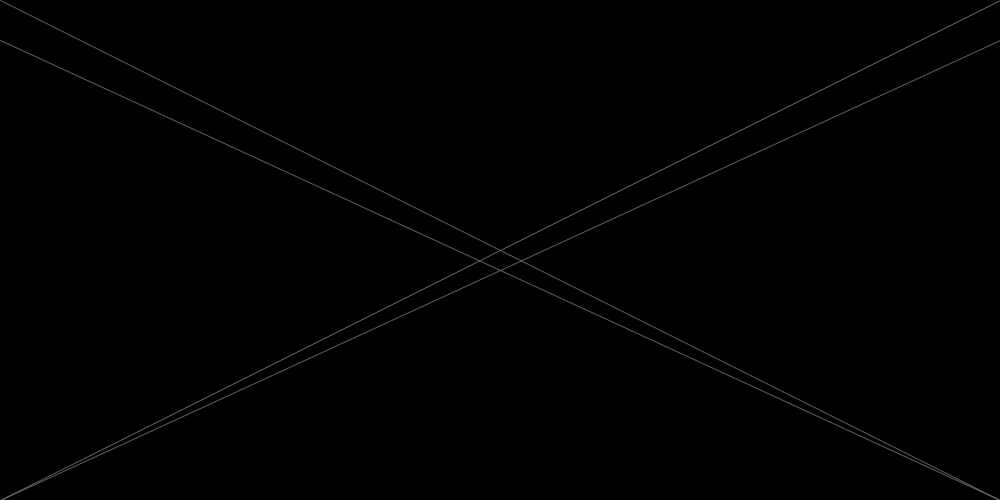
Frame 1 (no input)
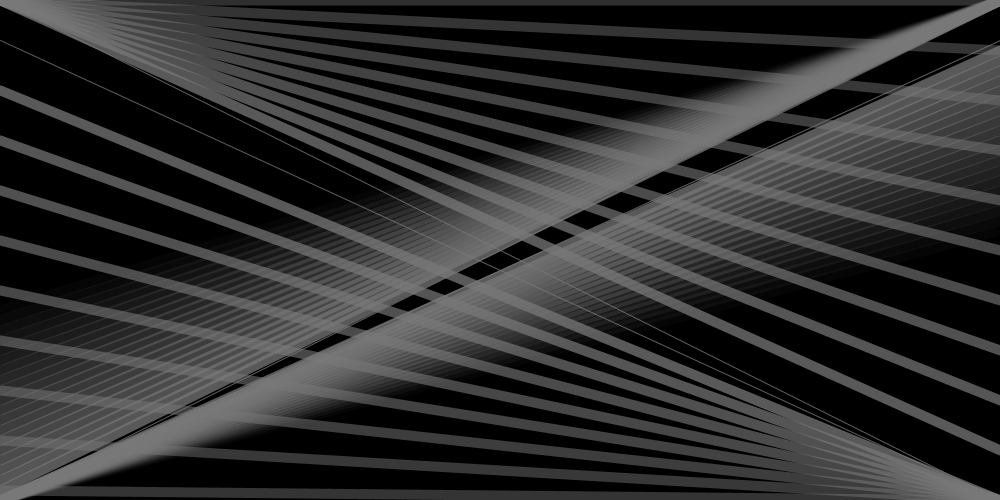
Frame 60 (the mouse pressed at the canvas centre just before this capture)
Frame 120 (the mouse held since frame 60 and released just before this capture): identical to frame 60, image omitted

The Processing sketch that drew these frames (run headless with seeded random() and noise(); from frame 60 on, the mouse is pressed at the canvas centre):

// Processing sketch: processing_32077
// ── processing_32077.pde


int x =0;
int y =0;
int w =1000;
int h =500;

int a = 120;
int b = 200;

int e = 1000;
int d = 0;
int f = 0;
int g = 500;

int x2 = 40;

int a2 = 1000;
int b2 = 500;
int c2 = 0;
int d2 = 40;

int j =0;
int k =500;
int l =1000;
int m =40;

void setup()
{
  size(1000,500);
  
 
  background(0);
}

void draw ()
{
stroke(a, b);
b = b - 10;
  line(x,y,w,h );
  h= h - 50;
  smooth();
 
line(e,d, f,g);
g = g - 10;
smooth();
  
line(j,k,l,m);
m = m + 10;
smooth();


line(a2,b2,c2,d2);
d2 = d2 + 50;
smooth();

strokeWeight(10);
  }
